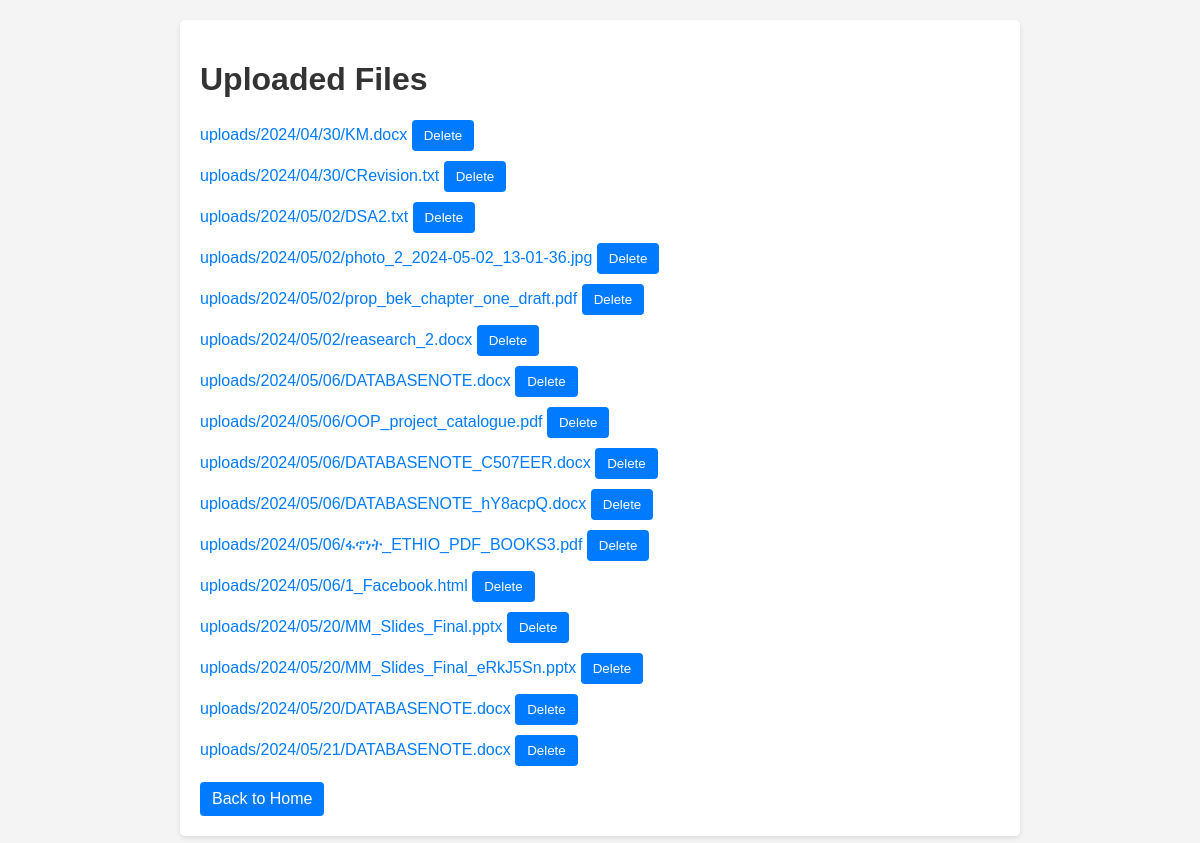
Page /showfile/ on the committed database.
### dashboard/models.py (models this page shows, shortened)
class UploadedFile(models.Model):
    user = models.ForeignKey(User, on_delete=models.CASCADE, null=True, default=None)
    file = models.FileField(upload_to='uploads/%Y/%m/%d/')
    uploaded_at = models.DateTimeField(auto_now_add=True)

### dashboard/views.py (the view, shortened to what this page needs)
# urls.py: path('showfile/', views.file_list, name="showfile"),
def file_list(request):
    files = UploadedFile.objects.all()
    return render(request, 'dashboard/file_list.html', {'files': files})

### dashboard/templates/dashboard/file_list.html (shortened to what this page needs)
<!DOCTYPE html>
<html>
<head>
</head>
<body>
    <div class="container">
        <h1>Uploaded Files</h1>
        <ul>
            {% for file in files %}
                <li>
                    <a href="{% url 'download_file' file.id %}">{{ file.file.name }}</a>
                    <form method="post" action="{% url 'delete' file.id %}" style="display: inline;">
                        <button type="submit" class="btn">Delete</button>
                    </form>
                </li>
            {% endfor %}
        </ul>
        <a href="{% url 'home' %}" class="btn">Back to Home</a>
    </div>
</body>
</html>

### dashboard/templates/dashboard/file_list.html (style rules this page uses)
body { font-family: Arial, sans-serif; margin: 0; padding: 0; background-color: #f4f4f4; }
.container { max-width: 800px; margin: 20px auto; padding: 20px; background-color: #fff; border-radius: 5px; box-shadow: 0 2px 5px rgba(0, 0, 0, 0.1); }
h1 { color: #333; }
ul { list-style-type: none; padding: 0; }
li { margin-bottom: 10px; }
a { color: #007bff; text-decoration: none; }
.btn { display: inline-block; padding: 8px 12px; margin-right: 10px; background-color: #007bff; color: #fff; border: none; border-radius: 4px; cursor: pointer; }

### rows in the picture
UploadedFile: file.name "uploads/2024/04/30/KM.docx"
UploadedFile: file.name "uploads/2024/04/30/CRevision.txt"
UploadedFile: file.name "uploads/2024/05/02/DSA2.txt"
UploadedFile: file.name "uploads/2024/05/02/photo_2_2024-05-02_13-01-36.jpg"
UploadedFile: file.name "uploads/2024/05/02/prop_bek_chapter_one_draft.pdf"
UploadedFile: file.name "uploads/2024/05/02/reasearch_2.docx"
UploadedFile: file.name "uploads/2024/05/06/DATABASENOTE.docx"
UploadedFile: file.name "uploads/2024/05/06/OOP_project_catalogue.pdf"
UploadedFile: file.name "uploads/2024/05/06/DATABASENOTE_C507EER.docx"
UploadedFile: file.name "uploads/2024/05/06/DATABASENOTE_hY8acpQ.docx"
UploadedFile: file.name "uploads/2024/05/06/ፋኖነት_ETHIO_PDF_BOOKS3.pdf"
UploadedFile: file.name "uploads/2024/05/06/1_Facebook.html"
UploadedFile: file.name "uploads/2024/05/20/MM_Slides_Final.pptx"
UploadedFile: file.name "uploads/2024/05/20/MM_Slides_Final_eRkJ5Sn.pptx"
UploadedFile: file.name "uploads/2024/05/20/DATABASENOTE.docx"
UploadedFile: file.name "uploads/2024/05/21/DATABASENOTE.docx"
